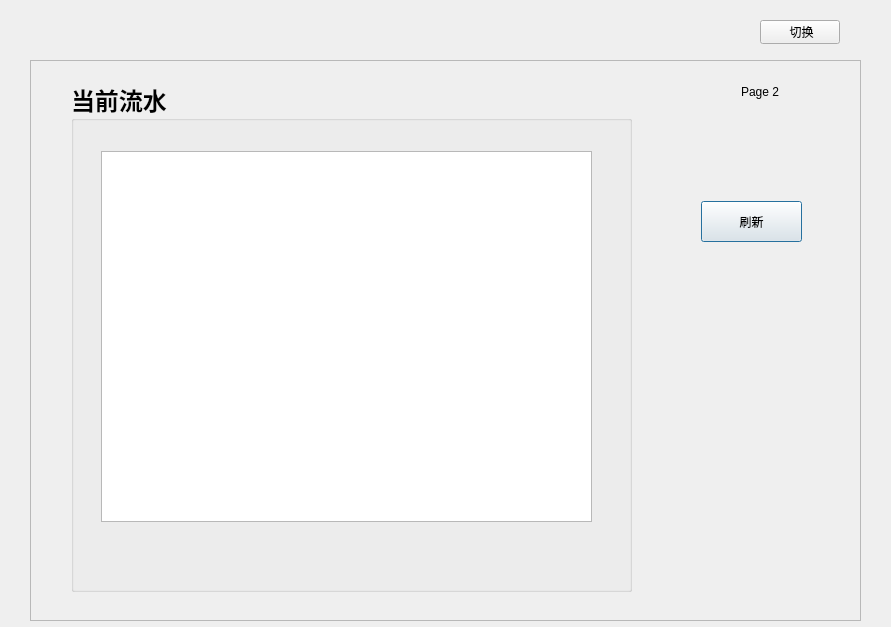
<?xml version="1.0" encoding="UTF-8"?>
<ui version="4.0">
 <class>managerDialog</class>
 <widget class="QDialog" name="managerDialog">
  <property name="geometry">
   <rect>
    <x>0</x>
    <y>0</y>
    <width>891</width>
    <height>627</height>
   </rect>
  </property>
  <property name="windowTitle">
   <string>Dialog</string>
  </property>
  <widget class="QStackedWidget" name="stackedWidget">
   <property name="geometry">
    <rect>
     <x>30</x>
     <y>60</y>
     <width>831</width>
     <height>561</height>
    </rect>
   </property>
   <property name="frameShape">
    <enum>QFrame::StyledPanel</enum>
   </property>
   <property name="currentIndex">
    <number>1</number>
   </property>
   <widget class="QWidget" name="page1">
    <widget class="QGroupBox" name="box1">
     <property name="geometry">
      <rect>
       <x>50</x>
       <y>30</y>
       <width>331</width>
       <height>481</height>
      </rect>
     </property>
     <property name="font">
      <font>
       <family>Weibei SC</family>
       <pointsize>18</pointsize>
       <weight>75</weight>
       <bold>true</bold>
      </font>
     </property>
     <property name="title">
      <string>工作人员</string>
     </property>
     <widget class="QTableWidget" name="waiterTable">
      <property name="geometry">
       <rect>
        <x>20</x>
        <y>40</y>
        <width>256</width>
        <height>192</height>
       </rect>
      </property>
     </widget>
     <widget class="QTableWidget" name="chefTable">
      <property name="geometry">
       <rect>
        <x>30</x>
        <y>260</y>
        <width>256</width>
        <height>192</height>
       </rect>
      </property>
     </widget>
    </widget>
    <widget class="QLabel" name="label">
     <property name="geometry">
      <rect>
       <x>710</x>
       <y>20</y>
       <width>81</width>
       <height>21</height>
      </rect>
     </property>
     <property name="text">
      <string>Page 1</string>
     </property>
    </widget>
    <widget class="QGroupBox" name="box2">
     <property name="geometry">
      <rect>
       <x>430</x>
       <y>30</y>
       <width>351</width>
       <height>481</height>
      </rect>
     </property>
     <property name="font">
      <font>
       <family>Weibei SC</family>
       <pointsize>18</pointsize>
       <weight>75</weight>
       <bold>true</bold>
      </font>
     </property>
     <property name="title">
      <string>菜品反馈</string>
     </property>
     <widget class="QTableWidget" name="dishTable">
      <property name="geometry">
       <rect>
        <x>30</x>
        <y>50</y>
        <width>301</width>
        <height>381</height>
       </rect>
      </property>
     </widget>
    </widget>
   </widget>
   <widget class="QWidget" name="page2">
    <widget class="QLabel" name="label_2">
     <property name="geometry">
      <rect>
       <x>710</x>
       <y>20</y>
       <width>81</width>
       <height>21</height>
      </rect>
     </property>
     <property name="text">
      <string>Page 2</string>
     </property>
    </widget>
    <widget class="QGroupBox" name="box3">
     <property name="geometry">
      <rect>
       <x>40</x>
       <y>20</y>
       <width>561</width>
       <height>511</height>
      </rect>
     </property>
     <property name="font">
      <font>
       <family>Weibei SC</family>
       <pointsize>18</pointsize>
       <weight>75</weight>
       <bold>true</bold>
      </font>
     </property>
     <property name="title">
      <string>当前流水</string>
     </property>
     <widget class="QTableWidget" name="tableWidget">
      <property name="geometry">
       <rect>
        <x>30</x>
        <y>70</y>
        <width>491</width>
        <height>371</height>
       </rect>
      </property>
     </widget>
    </widget>
    <widget class="QPushButton" name="refreshBtn">
     <property name="geometry">
      <rect>
       <x>670</x>
       <y>140</y>
       <width>101</width>
       <height>41</height>
      </rect>
     </property>
     <property name="text">
      <string>刷新</string>
     </property>
    </widget>
    <widget class="QLabel" name="movieLabel">
     <property name="geometry">
      <rect>
       <x>640</x>
       <y>280</y>
       <width>161</width>
       <height>161</height>
      </rect>
     </property>
     <property name="text">
      <string/>
     </property>
    </widget>
   </widget>
   <widget class="QWidget" name="page">
    <widget class="QGroupBox" name="box4">
     <property name="geometry">
      <rect>
       <x>60</x>
       <y>20</y>
       <width>641</width>
       <height>461</height>
      </rect>
     </property>
     <property name="font">
      <font>
       <family>Weibei SC</family>
       <pointsize>18</pointsize>
       <weight>75</weight>
       <bold>true</bold>
      </font>
     </property>
     <property name="title">
      <string>流水账</string>
     </property>
     <widget class="QTableView" name="tableView_2">
      <property name="geometry">
       <rect>
        <x>90</x>
        <y>80</y>
        <width>256</width>
        <height>192</height>
       </rect>
      </property>
     </widget>
    </widget>
   </widget>
  </widget>
  <widget class="QPushButton" name="button">
   <property name="geometry">
    <rect>
     <x>760</x>
     <y>20</y>
     <width>80</width>
     <height>24</height>
    </rect>
   </property>
   <property name="text">
    <string> 切换</string>
   </property>
  </widget>
 </widget>
 <resources/>
 <connections/>
</ui>
